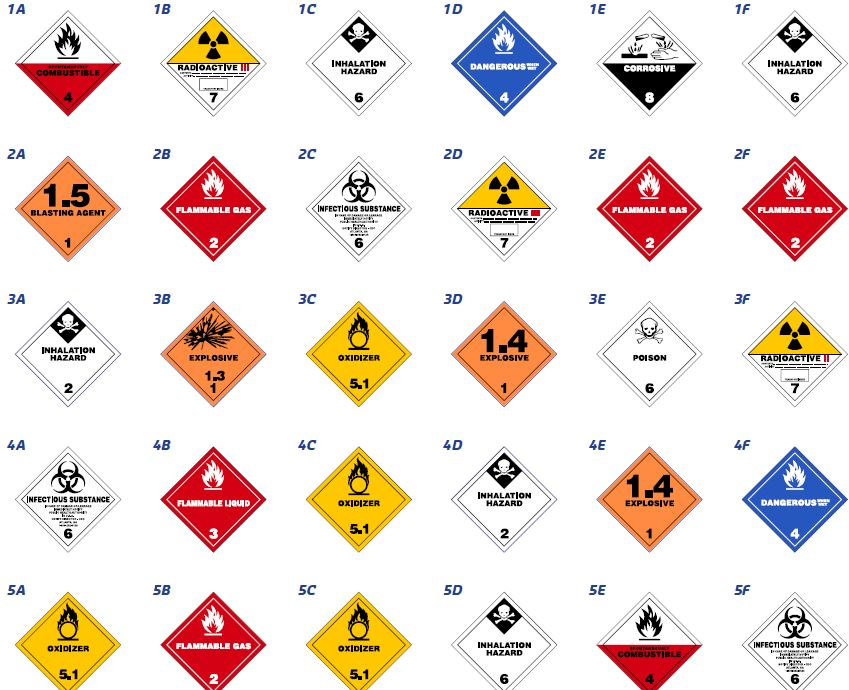
#> input picture detection/templateMatching/image.JPG, 849 x 690 px, given in place of the camera
$ python StraightLinesLive.py
#> lines starting #> are read from the running program, lines starting #| are printed output that depends on the picture; after the words box and inside, x2 and y2 are one past the last pixel; in counts of white or black regions, pixels touching at a corner belong together
import cv2
import numpy as np


def main():
    camera = cv2.VideoCapture(0)

    while True:
        flag, frame = camera.read()
#> frame is the input picture: shape (690, 849, 3); mean B, G, R 214.8, 222.1, 236.2

        gray = cv2.cvtColor(frame, cv2.COLOR_RGB2GRAY)
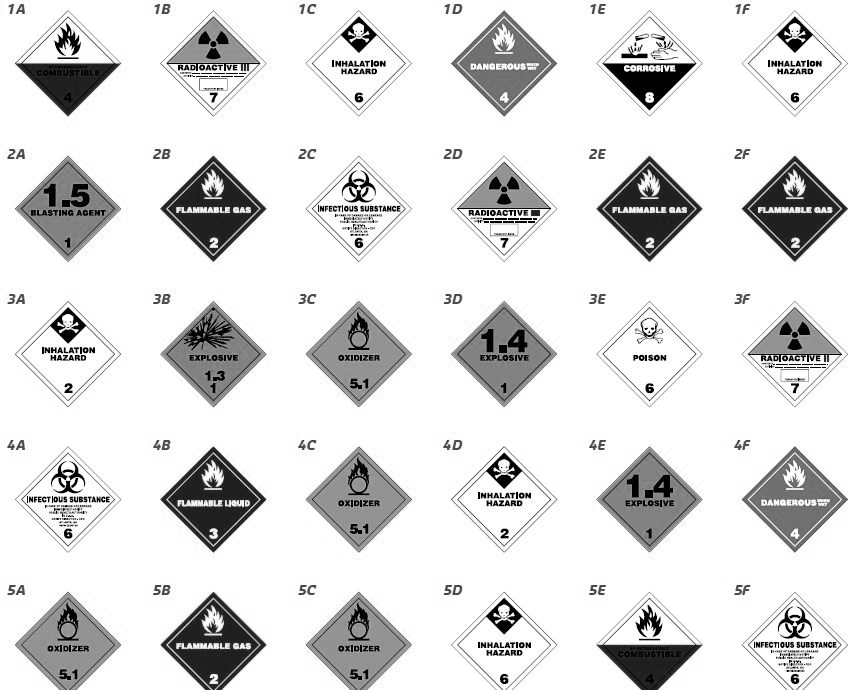
#> gray: shape (690, 849); min 0, max 255, mean 221.5
        edges = cv2.Canny(gray, 50, 150)
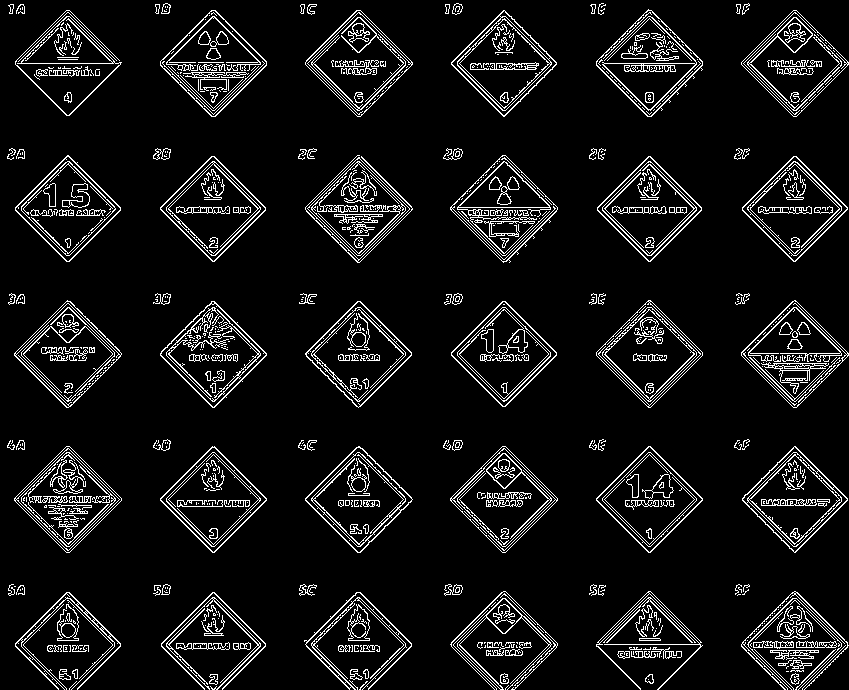
#> edges: shape (690, 849); 8% white in thin lines or dots

        # maxLineGap is the  maximum gap between two lines to become one line
        lines = cv2.HoughLinesP(edges, 2, np.pi / 180, 100, minLineLength=40, maxLineGap=10)
#> lines = 533 rows, first 6: [599, 212, 699, 212], [305, 207, 411, 207], [746, 504, 843, 504], [306, 211, 357, 262], [741, 644, 847, 644], [742, 647, 847, 647]

        if lines is not None:
            for line in lines:
                x1, y1, x2, y2 = line.reshape(4)
                cv2.line(frame, (x1, y1), (x2, y2), (100, 255, 0), 2)
                cv2.line(gray, (x1, y1), (x2, y2), (100, 255, 0), 2)
                cv2.line(edges, (x1, y1), (x2, y2), (100, 255, 0), 2)
                cv2.imshow("Straight Lines on original frame", frame)
                cv2.imshow("Straight Lines on canny frame", edges)
                cv2.imshow("Straight Lines on gray frame", gray)
#> this loop made 533 passes
#> pass 2, in main, `cv2.imshow("Straight Lines on original frame", frame)`:
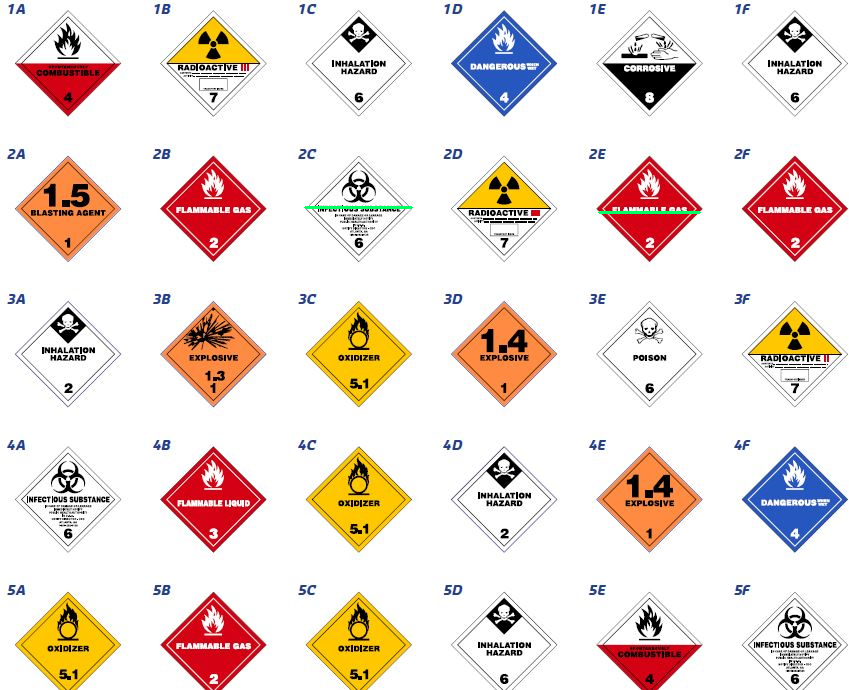
#> window 'Straight Lines on original fra': shape (690, 849, 3); mean B, G, R 214.8, 222.2, 236.1
#> after the loop:
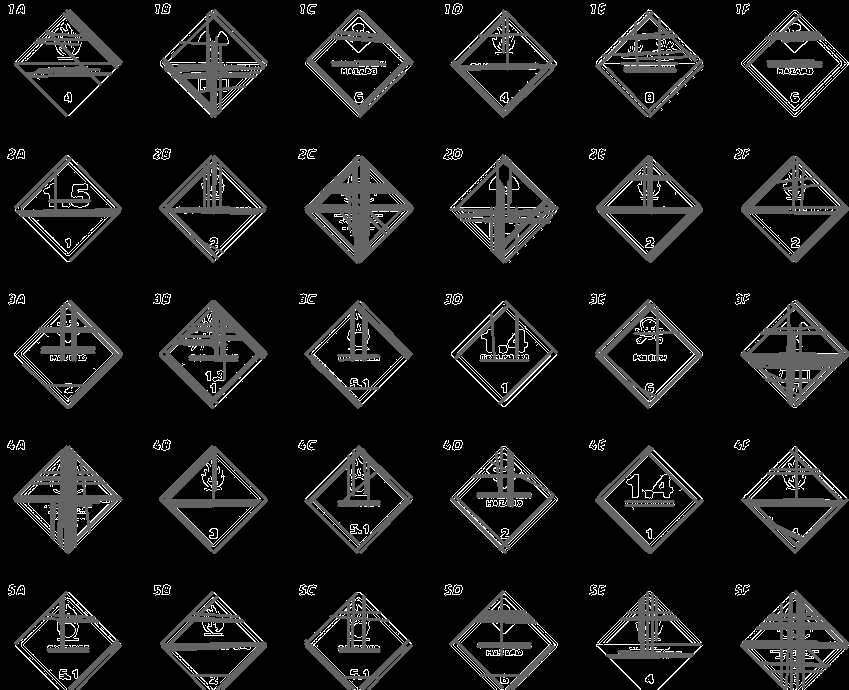
#> edges: shape (690, 849); 13.62% of pixels changed, all inside (x1, y1, x2, y2) = (13, 9, 849, 690)
#> after the loop:
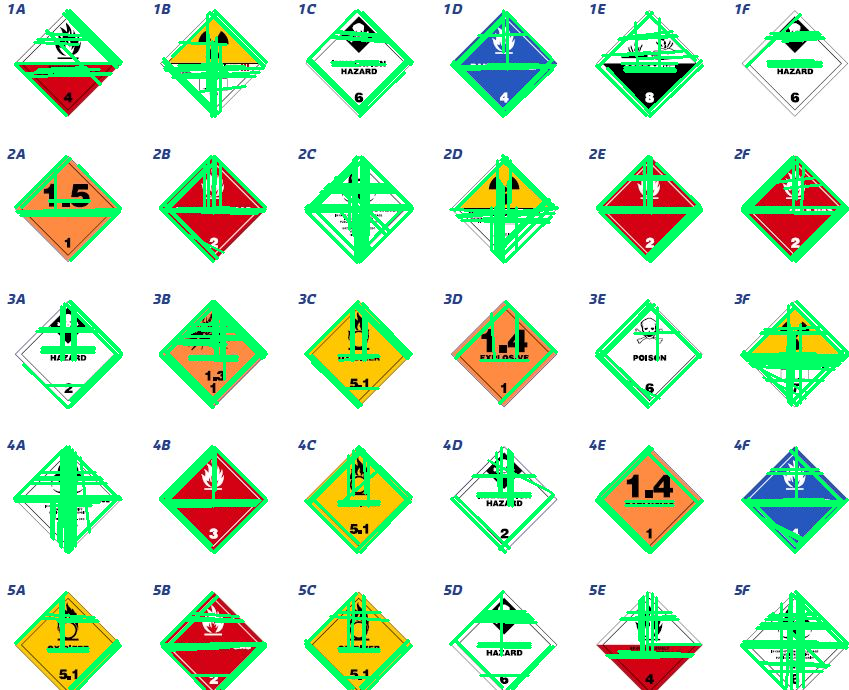
#> frame: shape (690, 849, 3); 13.62% of pixels changed, all inside (x1, y1, x2, y2) = (13, 9, 849, 690)
#> after the loop:
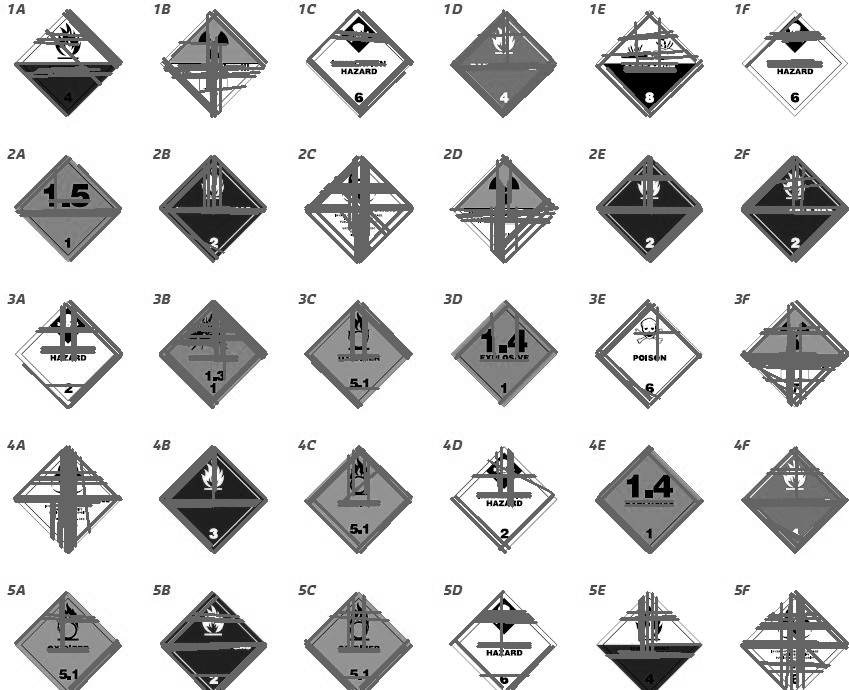
#> gray: shape (690, 849); 13.59% of pixels changed, all inside (x1, y1, x2, y2) = (13, 9, 849, 690)

        # for line in lines:
        #     print(line)

        if (cv2.waitKey(1) == 32):
#> (key Esc is pressed here)
            break

    cv2.destroyAllWindows()
    camera.release()


main()
